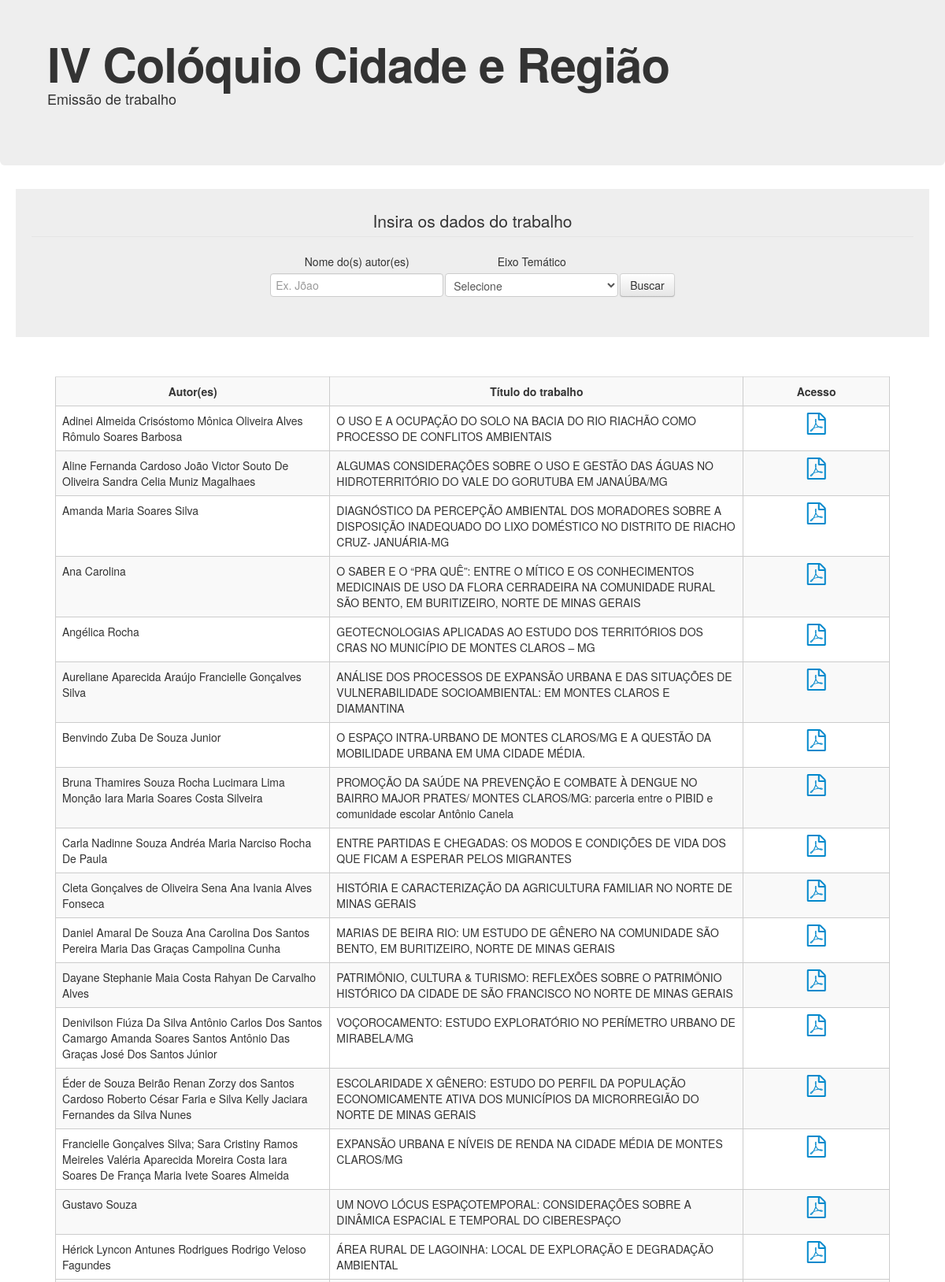
The page / (upper part) on the database its author committed.
### tables this page shows
CREATE TABLE IF NOT EXISTS `anais` (
  `id` int(11) NOT NULL AUTO_INCREMENT,
  `nome` varchar(255) NOT NULL,
  `titulo_trabalho` varchar(600) NOT NULL,
  `diretorio_arquivo` varchar(255) NOT NULL,
  `area` varchar(255) NOT NULL,
  PRIMARY KEY (`id`)
);

### index.php (the view, shortened to what this page needs)
<?php
	function exibir(){
		if(isset($_GET['buscar'])){
			if($_GET['eixo'] == 0){
				$CondicaoArea = "`area` = '1' OR  `area` = '2' OR  `area` = '3' OR  `area` = '4' OR  `area` = '5'";
				if(!empty($_GET['autores'])){
					$NomeAutor = $_GET['autores'];
					$CondicaoAutor = "`nome` LIKE '%$NomeAutor%'";
					$sql = mysql_query("SELECT * FROM `anais` WHERE $CondicaoAutor ORDER BY `nome`;" );
				}
				else{
					$sql = mysql_query("SELECT * FROM `anais` WHERE $CondicaoArea ORDER BY `nome`;");
				}
			}
			else{
				$area = $_GET['eixo'];
				$CondicaoArea = "`area` = '$area'";
				if(!empty($_GET['autores'])){
					$NomeAutor = $_GET['autores'];
					$CondicaoAutor = "`nome` LIKE '%$NomeAutor%'";
					$sql = mysql_query("SELECT * FROM `anais` WHERE $CondicaoAutor AND $CondicaoArea ORDER BY `nome`;" );
				}
				else{
					$sql = mysql_query("SELECT * FROM `anais` WHERE $CondicaoArea ORDER BY `nome`;");
				}
			}
		}
		else{
			$sql = mysql_query("SELECT * FROM `anais` ORDER BY `nome`");
		}
		while($row = mysql_fetch_array($sql)) {
    		$Nome 	= $row['nome'];
    		$Titulo	= $row['titulo_trabalho'];
    		$Diretorio = $row['diretorio_arquivo'];
    		echo "	<tr>
		    			<td>
							".utf8_encode($Nome)."
		    			</td>
		    			<td>
							".utf8_encode($Titulo)."
		    			</td>
		    			<td style='text-align:center;'>
							<a href='arquivo/".utf8_encode($Diretorio).".pdf' target='_BLANK'><i class='fa fa-2x fa-file-pdf-o'></i></a>
		    			</td>
			   		</tr>";
		}
	}
 ?>
 <!doctype html>
<html>
	<head>
		<link rel="stylesheet" href="css/estilo.css" />
		<link rel="stylesheet" href="https://maxcdn.bootstrapcdn.com/font-awesome/4.4.0/css/font-awesome.min.css">
		<link rel="stylesheet" href="css/bootstrap.css" />
	</head>
	<body>
		<div class="hero-unit" style="margin-top:-20px;">
		  <h1>IV Colóquio Cidade e Região</h1>
		  <p>Emissão de trabalho</p>
		</div>
		<div class="container-fluid">
			<div class="row-fluid">
				<div class="span12" style="background:#eee;">
					<form action="" method="get" class="formulario">
							 <legend>Insira os dados do trabalho</legend>
							<table>
								<tr>
									<td >
										<label>Nome do(s) autor(es)</label>
						    			<input type="text" name="autores" placeholder="Ex. Jõao">
						    		</td>
						    		<td >
						    			<label>Eixo Temático</label>
											<select name="eixo" >
												 <option value="0">Selecione</option>
											</select>
						    		</td>
						    		<td >
						    			<button type="submit" class="btn" style="margin-top:15px;" name="buscar">Buscar</button>
						    		</td>
								</tr>
							</table>
					</form>
				</div>
			</div>
			<div class="row-fluid">
				<div class=" span12 trabalhos-lista">
					<table class="table table-responsive trabalhos-table table-striped">
						<tr >
							<th style="text-align:center;" width="400px">Autor(es)</td>
							<th style="text-align:center;" width="600px">Título do trabalho</td>
							<th style="text-align:center;" width="200px">Acesso</td>
						</tr>
					<?php exibir(); ?>
					</table>
				</div>
			</div>
		</div>
	</body>
</html>

### css/estilo.css (style rules this page uses)
.formulario { padding:20px; text-align: center; }
.formulario table { margin:0 auto; }
.trabalhos-lista { padding: 50px; }
.trabalhos-table { border: 1px solid #ccc; margin: 0 auto; text-align:center; }
.trabalhos-table td,th { border: 1px solid #ccc; padding: 5px; background: #fff; text-align:center; }

### rows shown on the page
anais: nome "Adinei Almeida Crisóstomo Mônica Oliveira Alves Rômulo Soares Barbosa", titulo_trabalho "O USO E A OCUPAÇÃO DO SOLO NA BACIA DO RIO RIACHÃO COMO PROCESSO DE CONFLITOS AMBIENTAIS"
anais: nome "Aline Fernanda Cardoso João Victor Souto De Oliveira Sandra Celia Muniz Magalhaes", titulo_trabalho "ALGUMAS CONSIDERAÇÕES SOBRE O USO E GESTÃO DAS ÁGUAS NO HIDROTERRITÓRIO DO VALE DO GORUTUBA EM JANAÚBA/MG"
anais: nome "Amanda Maria Soares Silva", titulo_trabalho "DIAGNÓSTICO DA PERCEPÇÃO AMBIENTAL DOS MORADORES SOBRE A DISPOSIÇÃO INADEQUADO DO LIXO DOMÉSTICO NO DISTRITO DE RIACHO CRUZ- JANUÁRIA-MG"
anais: nome "Ana Carolina", titulo_trabalho "O SABER E O “PRA QUÊ”: ENTRE O MÍTICO E OS CONHECIMENTOS MEDICINAIS DE USO DA FLORA CERRADEIRA NA COMUNIDADE RURAL SÃO BENTO, EM BURITIZEIRO, NORTE DE MINAS GERAIS"
anais: nome "Angélica Rocha", titulo_trabalho "GEOTECNOLOGIAS APLICADAS AO ESTUDO DOS TERRITÓRIOS DOS CRAS NO MUNICÍPIO DE MONTES CLAROS – MG"
anais: nome "Aureliane Aparecida Araújo Francielle Gonçalves Silva", titulo_trabalho "ANÁLISE DOS PROCESSOS DE EXPANSÃO URBANA E DAS SITUAÇÕES DE VULNERABILIDADE SOCIOAMBIENTAL: EM MONTES CLAROS E DIAMANTINA"
anais: nome "Benvindo Zuba De Souza Junior", titulo_trabalho "O ESPAÇO INTRA-URBANO DE MONTES CLAROS/MG E A QUESTÃO DA MOBILIDADE URBANA EM UMA CIDADE MÉDIA."
anais: nome "Bruna Thamires Souza Rocha Lucimara Lima Monção Iara Maria Soares Costa Silveira", titulo_trabalho "PROMOÇÃO DA SAÚDE NA PREVENÇÃO E COMBATE À DENGUE NO BAIRRO MAJOR PRATES/ MONTES CLAROS/MG: parceria entre o PIBID e comunidade escolar Antônio Canela"
anais: nome "Carla Nadinne Souza Andréa Maria Narciso Rocha De Paula", titulo_trabalho "ENTRE PARTIDAS E CHEGADAS: OS MODOS E CONDIÇÕES DE VIDA DOS QUE FICAM A ESPERAR PELOS MIGRANTES"
anais: nome "Cleta Gonçalves de Oliveira Sena Ana Ivania Alves Fonseca", titulo_trabalho "HISTÓRIA E CARACTERIZAÇÃO DA AGRICULTURA FAMILIAR NO NORTE DE MINAS GERAIS"
anais: nome "Daniel Amaral De Souza Ana Carolina Dos Santos Pereira Maria Das Graças Campolina Cunha", titulo_trabalho "MARIAS DE BEIRA RIO: UM ESTUDO DE GÊNERO NA COMUNIDADE SÃO BENTO, EM BURITIZEIRO, NORTE DE MINAS GERAIS"
anais: nome "Dayane Stephanie Maia Costa Rahyan De Carvalho Alves", titulo_trabalho "PATRIMÔNIO, CULTURA & TURISMO: REFLEXÕES SOBRE O PATRIMÔNIO HISTÓRICO DA CIDADE DE SÃO FRANCISCO NO NORTE DE MINAS GERAIS"
anais: nome "Denivilson Fiúza Da Silva Antônio Carlos Dos Santos Camargo Amanda Soares Santos Antônio Das Graças José Dos Santos Júnior", titulo_trabalho "VOÇOROCAMENTO: ESTUDO EXPLORATÓRIO NO PERÍMETRO URBANO DE MIRABELA/MG"
anais: nome "Éder de Souza Beirão Renan Zorzy dos Santos Cardoso Roberto César Faria e Silva Kelly Jaciara Fernandes da Silva Nunes", titulo_trabalho "ESCOLARIDADE X GÊNERO: ESTUDO DO PERFIL DA POPULAÇÃO ECONOMICAMENTE ATIVA DOS MUNICÍPIOS DA MICRORREGIÃO DO NORTE DE MINAS GERAIS"
anais: nome "Francielle Gonçalves Silva; Sara Cristiny Ramos Meireles Valéria Aparecida Moreira Costa Iara Soares De França Maria Ivete Soares Almeida", titulo_trabalho "EXPANSÃO URBANA E NÍVEIS DE RENDA NA CIDADE MÉDIA DE MONTES CLAROS/MG"
anais: nome "Gustavo Souza", titulo_trabalho "UM NOVO LÓCUS ESPAÇOTEMPORAL: CONSIDERAÇÕES SOBRE A DINÂMICA ESPACIAL E TEMPORAL DO CIBERESPAÇO"
anais: nome "Hérick Lyncon Antunes Rodrigues Rodrigo Veloso Fagundes", titulo_trabalho "ÁREA RURAL DE LAGOINHA: LOCAL DE EXPLORAÇÃO E DEGRADAÇÃO AMBIENTAL"
